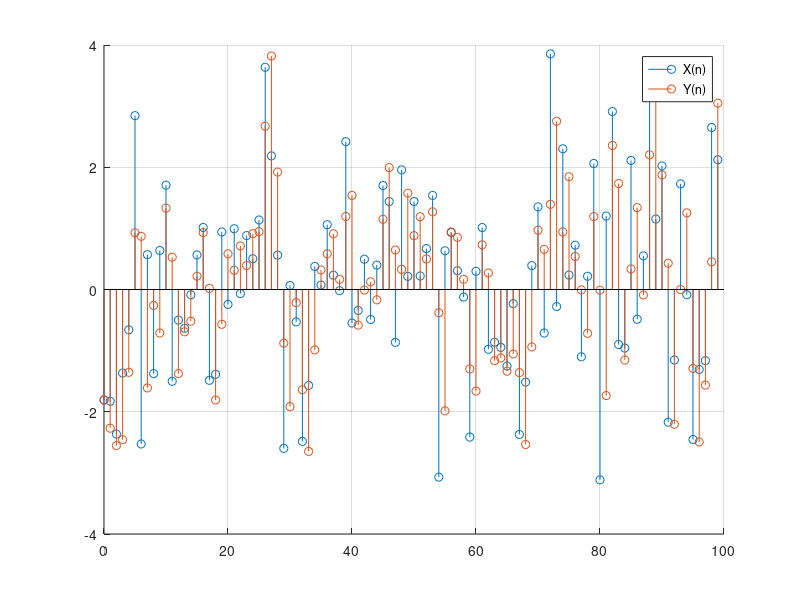
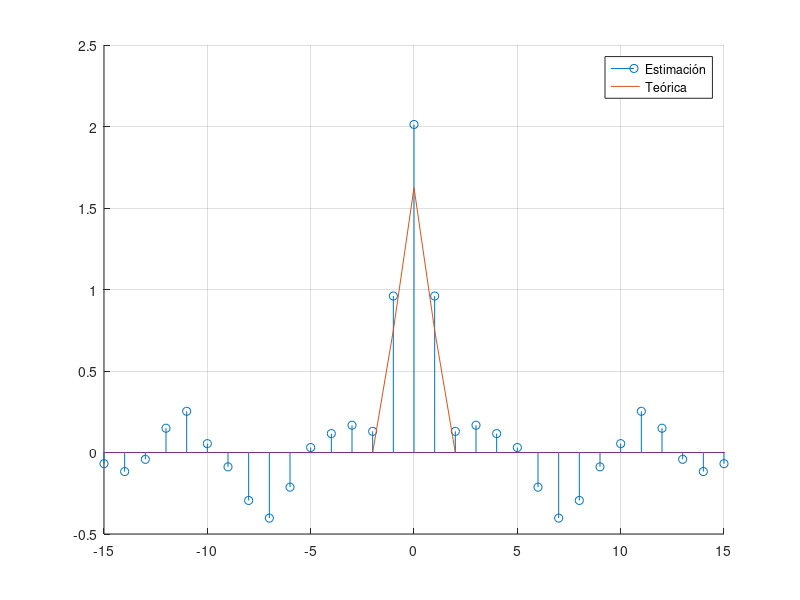

Write MATLAB code to recreate these figures, in order.
close all;
clear all;
clc;

# Actividad 4

N = 100;

X = normrnd(0, sqrt(2), 1, N);

Y = X(1);
for n = 1:N-1
  Y(n+1) = 0.5*X(n+1) + 0.75*X(n);
endfor

figure();
hold on;
grid on;
stem(0:N-1, X);
stem(0:N-1, Y);
legend(['X(n)'; 'Y(n)']);

R_teo = zeros(2*N-1);
R_teo(N) = 0.8125*2;
R_teo(N-1) = 0.375*2;
R_teo(N+1) = 0.375*2;

R = xcorr(Y, 'biased');

figure();
hold on;
grid on;
stem(-(N-1):(N-1), R);
plot(-(N-1):(N-1), R_teo);
xlim([-15 15]);
legend(['Estimación'; 'Teórica']);


